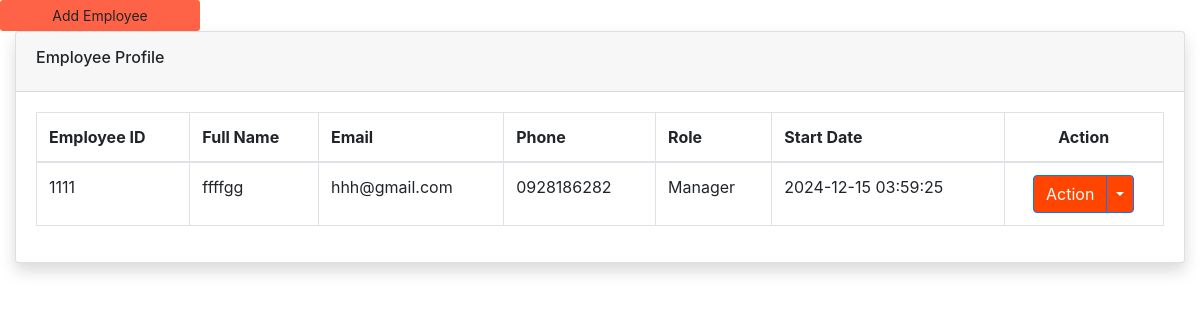
/employees/employees/Admin/employee_list.php, run on an earlier commit of the app's database.
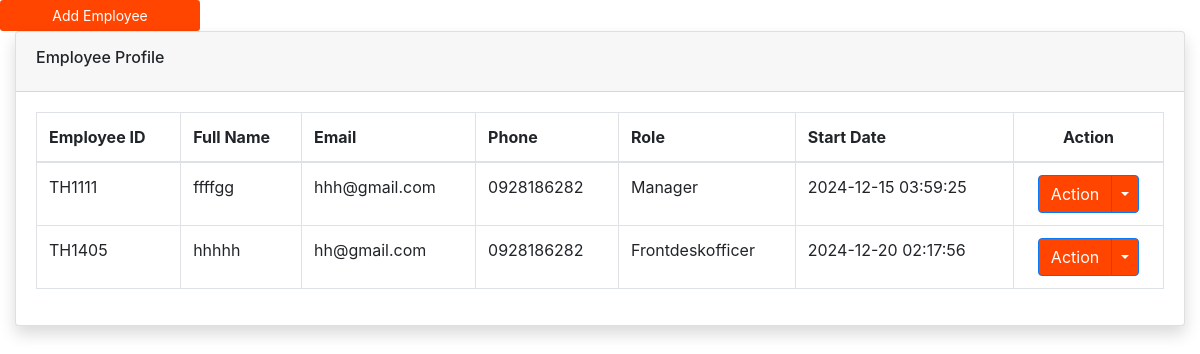
And on a later commit of the database.
### tables this page shows
CREATE TABLE `employee` (
  `id` int(11) NOT NULL,
  `emp_id` varchar(50) DEFAULT NULL,
  `full_Name` varchar(255) NOT NULL,
  `phone` varchar(15) NOT NULL,
  `email` varchar(255) NOT NULL,
  `role` varchar(50) NOT NULL,
  `password` varchar(255) NOT NULL,
  `created_at` timestamp NOT NULL DEFAULT current_timestamp()
);

### employees/employees/Admin/inserts.php (called while the page is built, shortened)
<?php
class inserts {
    private $db;
    public function __construct($dbConnection) {
        $this->db = $dbConnection;
    }
    public function getAllEmployees() {
        $stmt = $this->db->prepare("SELECT * FROM employee");
        $stmt->execute();
        $result = $stmt->get_result();
        $employees = $result->fetch_all(MYSQLI_ASSOC);
        return $employees;
    }
}
?>

### employees/employees/Admin/employee_list.php (the view, shortened to what this page needs)
<?php
include 'inserts.php';
$db = (new Database())->getConnection();
$employee = new inserts($db);
$employees = $employee->getAllEmployees();
?>
<!DOCTYPE html>
<html lang="en">
<head>
  <link href="https://stackpath.bootstrapcdn.com/bootstrap/4.5.2/css/bootstrap.min.css" rel="stylesheet">
  <link rel="stylesheet" href="https://cdn.jsdelivr.net/npm/bootstrap@4.0.0/dist/css/bootstrap.min.css">
</head>
<body>
<button type="button" class="btn btn-block btn-sm btn-orangered col-sm-2" id="addEmployeeButton">
    Add Employee
  </button>
  <div class="container-fluid">
    <div class="card shadow mb-4">
      <div class="card-header py-3">
        <h6 >Employee Profile</h6>
      </div>
      <div class="card-body">
        <div class="table-responsive">
        <table class="table table-bordered" id="dataTable" width="100%" cellspacing="0">
            <thead>
              <tr>
                <th>Employee ID</th>
                <th>Full Name</th>
                <th>Email</th>
                <th>Phone</th>
                <th>Role</th>
                <th>Start Date</th>
                <th class="text-center">Action</th>
              </tr>
            </thead>
        <tbody>
            <?php foreach ($employees as $emp): ?>
                <tr>
                <td><?= $emp['emp_id']; ?></td>
                    <td><?= $emp['full_Name']; ?></td>
                    <td><?= $emp['email']; ?></td>
                    <td><?= $emp['phone']; ?></td>
                     <td><?= $emp['role']; ?></td>
                    <td><?= $emp['created_at']; ?></td>
                    <td>
<center>
                                        <div class="btn-group">
                                            <button type="button" class="btn btn-primary btn-orangered">Action</button>
                                            <button type="button" class="btn btn-primary dropdown-toggle btn-orangered dropdown-toggle-split" data-toggle="dropdown" aria-haspopup="true" aria-expanded="false">
                                            </button>
                                        </div>
                                    </center>
                  </tr>
            <?php endforeach; ?>
        </tbody>
    </table>
</body>
</html>

What changed in the data, as far as the page shows it:
changed employee "ffffgg": emp "1111" → "TH1111"
added employee: emp "TH1405", full_Name "hhhhh", email "hh@gmail.com", phone "0928186282", role "Frontdeskofficer", created_at "2024-12-20 02:17:56"
